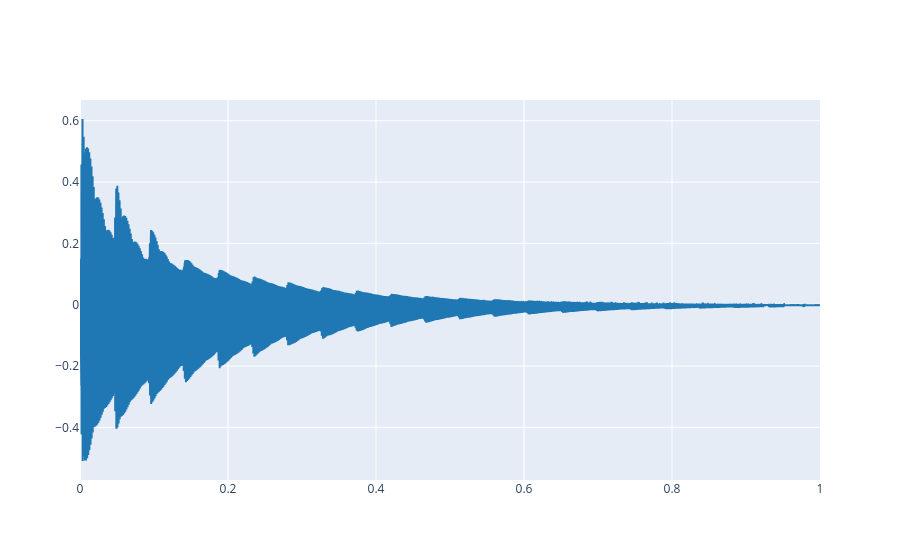

The notebook cell this image was saved under:
### Markdown cell above
First upload your reference signal and plot the first seconds of it.

### Code cell
filepath = "audio/so_guitarra.wav"
ref, fs = load_audio(filepath)
plot_signals(ref, fs)

### Figure 1 — Plotly figure (JSON) as saved in the notebook; plotly's stock layout.template omitted (floating-point values rounded to 4 significant figures; data arrays with more than 128 entries replaced by an {"elided": "..."} marker saying what was removed)
{"data": [{"line": {"color": "#1f77b4", "shape": "linear"}, "mode": "lines", "name": "audio signal 0", "type": "scatter", "x": {"elided": "44100 float values"}, "y": {"elided": "44100 float values"}}], "layout": {}}
